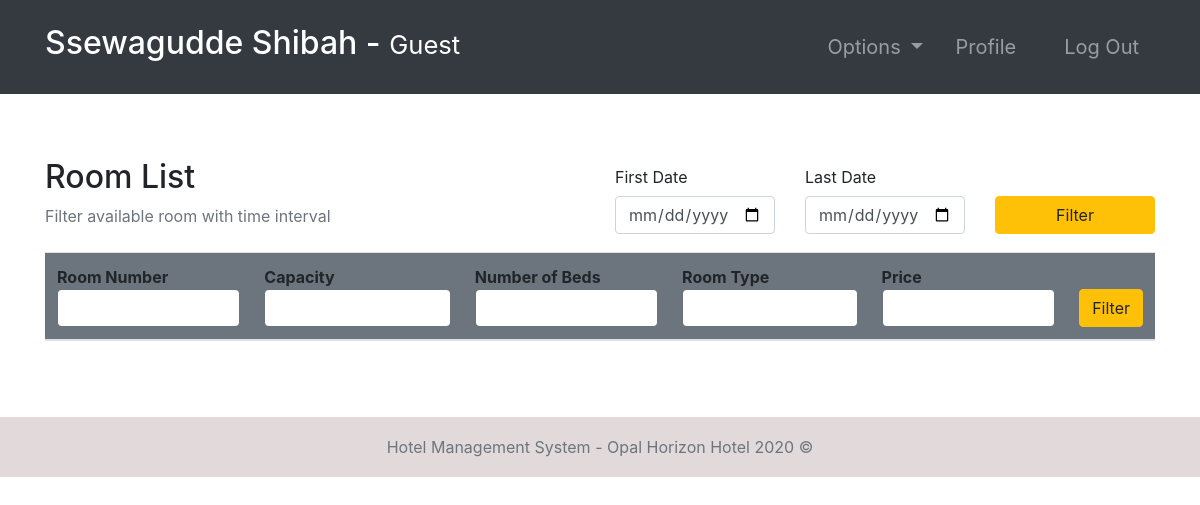
/rooms/ (signed in), run on an earlier commit of the app's database.
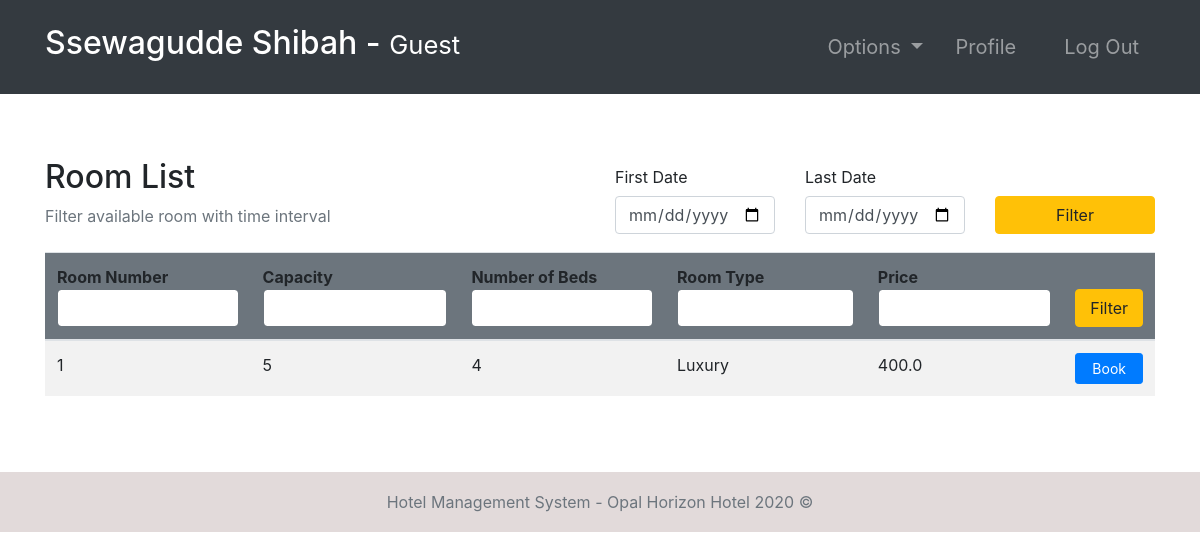
And on a later commit of the database.
### room/models.py (models this page shows)
class Room(models.Model):
    ROOM_TYPES = (
        ('King', 'King'),
        ('Luxury', 'Luxury'),
        ('Normal', 'Normal'),
        ('Economic', 'Economic'),
    )
    number = models.IntegerField(primary_key=True)
    capacity = models.SmallIntegerField()
    numberOfBeds = models.SmallIntegerField()
    roomType = models.CharField(max_length=20, choices=ROOM_TYPES)
    price = models.FloatField()
    statusStartDate = models.DateField(null=True)
    statusEndDate = models.DateField(null=True)
    def __str__(self):
        return str(self.number)

### room/views.py (the view, shortened to what this page needs)
# urls.py: path('rooms/', rooms, name="rooms"),
@ login_required(login_url='login')
def rooms(request):
    role = str(request.user.groups.all()[0])
    path = role + "/"
    rooms = Room.objects.all()
    firstDayStr = None
    lastDateStr = None
    def chech_availability(fd, ed):
        availableRooms = []
        for room in rooms:
            availList = []
            bookingList = Booking.objects.filter(roomNumber=room)
            if room.statusStartDate == None:
                for booking in bookingList:
                    if booking.startDate > ed.date() or booking.endDate < fd.date():
                        availList.append(True)
                    else:
                        availList.append(False)
                if all(availList):
                    availableRooms.append(room)
            else:
                if room.statusStartDate > ed.date() or room.statusEndDate < fd.date():
                    for booking in bookingList:
                        if booking.startDate > ed.date() or booking.endDate < fd.date():
                            availList.append(True)
                        else:
                            availList.append(False)
                        if all(availList):
                            availableRooms.append(room)
        return availableRooms
    context = {
        "role": role,
        'rooms': rooms,
        'fd': firstDayStr,
        'ld': lastDateStr
    }
    return render(request, path + "rooms.html", context)

### accounts/models.py (called while the page is built)
    def currentRoom(self):
        Booking = apps.get_model('room', 'Booking')
        booking = Booking.objects.filter(guest=self).last()
        return booking.roomNumber

### templates/guest/rooms.html
{% extends '../index.html' %}
{% block context %}
{% include '../common_pages/rooms.html' %}
{% endblock %}

### templates/common_pages/rooms.html (shortened to what this page needs)
<div class="container py-5 clearfix">
    <div class="table-header row mt-3 clearfix">
        <div class="col-sm-12 col-md-12 col-lg-6 mb-4">
            <h2>Room List</h2>
            <span class="text-muted">Filter available room with time interval</span>
        </div>
        <div class="col-sm-12 col-md-12 col-lg-6">
            <form action="" method="POST">
                <div class="row">
                    <div class="form-group col-4">
                        <label for="example-date-input" class="col-form-label">First Date</label>
                        <div class="">
                            <input class="form-control" type="date" name="fd" value="{{fd}}" id="example-date-input">
                        </div>
                    </div>
                    <div class="form-group col-4">
                        <label for="example-date-input" class="col-form-label">Last Date</label>
                        <div class="">
                            <input class="form-control" type="date" name="ld" value="{{ld}}" id="example-date-input">
                        </div>
                    </div>
                    <div class="col-4" style="margin-top:38px;">
                        <button type="submit" name="dateFilter" class="btn btn-warning w-100">Filter</button>
                    </div>
                </div>
            </form>
        </div>
    </div>
    <table class="table table-hover table-striped">
        <thead class="bg-secondary rounded">
            <tr>
                <form action="" method="POST">
                    <th>Room Number<input type="number" name="number" value="{{number}}"
                            class="form-control border border-secondary"></th>
                    <th>Capacity<input type="number" name="capacity" value="{{capacity}}"
                            class="form-control border border-secondary"></th>
                    <th>Number of Beds<input type="number" name="nob" value="{{nob}}"
                            class="form-control border border-secondary"></th>
                    <th>Room Type<input type="text" name="type" value="{{type}}"
                            class="form-control border border-secondary"></th>
                    <th>Price <input type="number" step="0.01" name="price" value="{{price}}"
                            class="form-control border border-secondary"></th>
                    <th colspan="2"><button type="submit" name="filter" class="btn btn-warning w-100">Filter</button>
                    </th>
                </form>
            </tr>
        </thead>
        <tbody>
            {% for room in rooms %}
            <tr>
                <td>{{ room.number }}</td>
                <td>{{ room.capacity }}</td>
                <td>{{ room.numberOfBeds }}</td>
                <td>{{ room.roomType }}</td>
                <td>{{ room.price }}</td>
                {% if role == "guest" or role == "receptionist" %}
                <td>
                <form action="{% url 'booking-make' %}" method="POST">
                    <input type="submit" name="bookGuestButton" id="book" class="btn btn-sm btn-primary px-3" value="Book">
                </form>
                </td>
                {% endif %}
            </tr>
            {% endfor %}
        </tbody>
    </table>
</div>

What changed in the data, as far as the page shows it:
added Room: number "1", capacity "5", numberOfBeds "4", roomType "Luxury", price "400.0"
